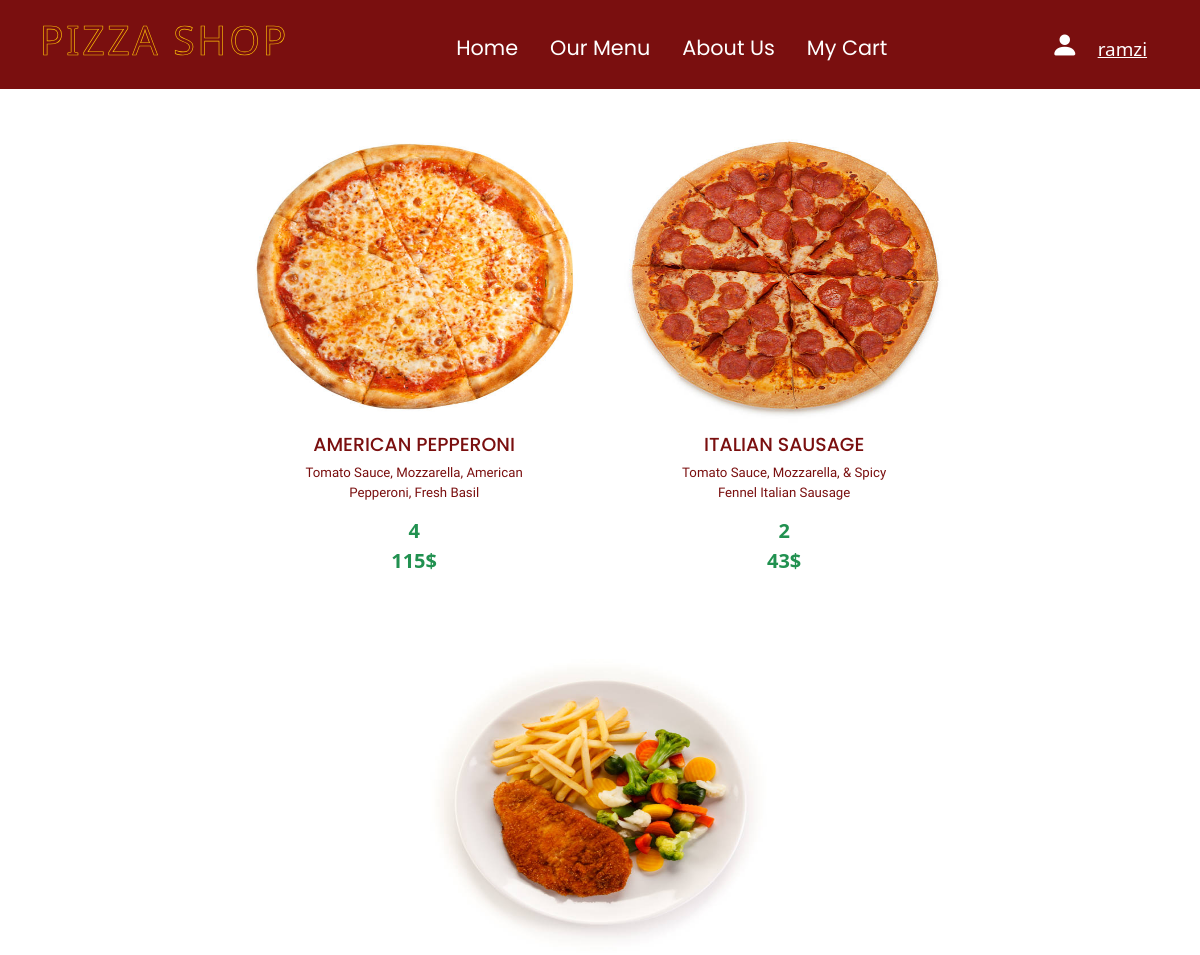
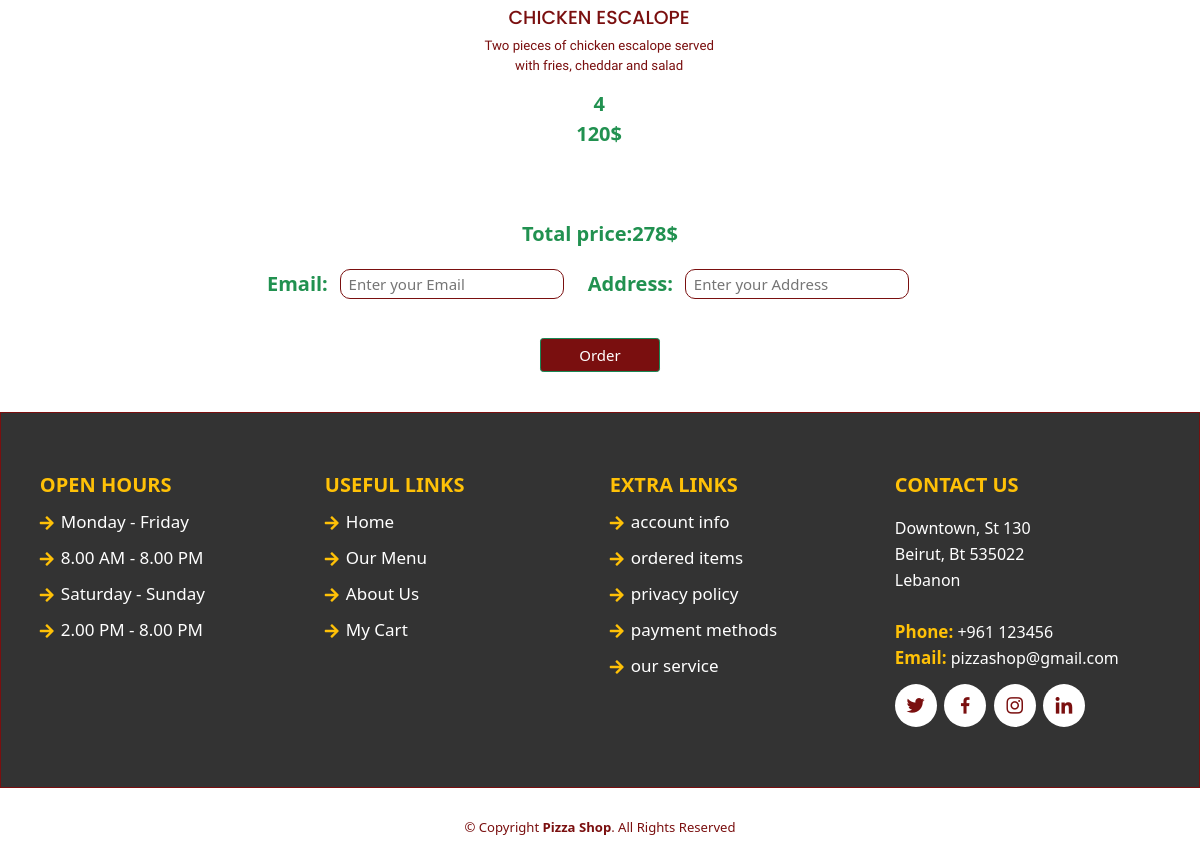
The page /ordered.php (signed in) on the database its author committed (2 pictures, top to bottom).
### tables this page shows
CREATE TABLE `ordered` (
  `price` double NOT NULL,
  `quantity` int(11) NOT NULL DEFAULT 1,
  `Description` text NOT NULL,
  `total` double NOT NULL,
  `image` text NOT NULL,
  `id` int(11) NOT NULL,
  `user` varchar(200) NOT NULL,
  `Name` varchar(200) NOT NULL
);

### ordered.php (the view, shortened to what this page needs)
<?php
$get="";
if(isset($_SESSION["username"] )){
    $get=$_SESSION["username"];
}
else {
    $get="";
}
if(isset($_SESSION["username"] )){
$conn= new mysqli("localhost", "root", "");
        $query= "SELECT * FROM ordered WHERE `user` LIKE '$_SESSION[username]'";
        $totalquery="SELECT SUM(total) as sum FROM ordered WHERE `user` LIKE  '$_SESSION[username]'";
        $results= mysqli_query($conn, $query);
        $result=mysqli_query($conn, $totalquery);
        $row=mysqli_fetch_assoc($result);
  }
?>
<!DOCTYPE html>
<html lang="en" dir="ltr">
<head>
    <link href="https://cdn.jsdelivr.net/npm/bootstrap@5.1.3/dist/css/bootstrap.min.css" rel="stylesheet">
    <link rel="stylesheet" href="https://cdn.jsdelivr.net/npm/bootstrap-icons@1.8.1/font/bootstrap-icons.css">
    <link rel="stylesheet" href="https://cdnjs.cloudflare.com/ajax/libs/font-awesome/5.15.4/css/all.min.css">
    <link rel="stylesheet" href="https://cdn.jsdelivr.net/npm/boxicons@latest/css/boxicons.min.css">
    <link href="css/main.css" rel="stylesheet">
    <link href="css/ordered.css" rel="stylesheet">
</head>
<nav class="navbar-expand-lg navbar navbar-dark " style="background-color: rgb(122, 15, 15); ">
<div class="container-xl">
    <a class="navbar-brand nav-item" href="#">
        <p id="STORE_LOGO">PIZZA SHOP</p>
    </a>
    <div class="collapse navbar-collapse" id="navbarCollapse">
    <div class="navbar-nav mx-lg-auto">
        <a class="nav-item nav-link " href="index.php"><p class="nav_p">Home</p></a>
        <a class="nav-item nav-link " href="menu.php"><p class="nav_p">Our Menu</p></a>
        <a class="nav-item nav-link " href="about.php"><p class="nav_p">About Us</p></a>
        <a class="nav-item nav-link " href="ordered.php"><p class="nav_p">My Cart</p></a>
    </div>
    <div class="d-flex align-items-lg-center mt-3 mt-lg-0">
    <a href="signin.php" target="_blank" class="nav-item nav-link " title="Sign In" id="login-btn"><i class="bi bi-person-fill ic"></i><spam class="username"><?php echo $get;?></spam></a>
    </div>
    </div>
</div>
</nav>
<body>
<section>
  <div id="pizzas">
  <main class="ccontainer" id="container">
      <div class="gallery-wrapper">
        <ul class="gallery">
          <?php
          if(isset($_SESSION['username'])){
           while($rows=mysqli_fetch_assoc($results)){
                    ?>
            <li class="gallery-item">
                <img src=<?php echo $rows['image'];?> class="gallery-img">
                <div class="gallery-im-caption">
                    <h4 class="title"><?php echo $rows['Name'];?></h4>
                    <p class="txt"><?php echo $rows['Description'];?></p>
                    <span class="quantity"><?php echo $rows['quantity'];?></span><br/>
                    <span class="price"> <?php echo $rows['total'];?>$</span>
                </div>
            </li>
          <?php }}?>
            </ul>
      </div>
  </main>
  </div>
</section>
<div class="total">Total price:<?php  if(isset($_SESSION['username'])){echo $row['sum'];}?>$</div><br/>
<div class="info">
  <label id="email">Email:</label>
<input class="input" type="email" name="email" value="" placeholder="  Enter your Email">
<label id="email">Address:</label>
<input class="input" type="text" name="address" value="" placeholder="  Enter your Address">
</div><br/> <br/>
<div class="final">
<button type="button" name="button" class="btn btn-success order">Order</button>
</div><br/> <br/>
  <footer id="footer">
      <div class="footer-top">
          <div class="container">
              <div class="row">
                  <div class="col-lg-3 col-md-6 footer-links ">
                  <h4>Open Hours</h4>
                  <ul>
                      <li><i class="fas fa-arrow-right"></i> <a href="#">Monday - Friday</a></li>
                      <li><i class="fas fa-arrow-right"></i> <a href="#">8.00 AM - 8.00 PM</a></li>
                      <li><i class="fas fa-arrow-right"></i> <a href="#">Saturday - Sunday</a></li>
                      <li><i class="fas fa-arrow-right"></i> <a href="#">2.00 PM - 8.00 PM</a></li>
                  </ul>
                  </div>
                  <div class="col-lg-3 col-md-6 footer-links ">
                      <h4>Useful Links</h4>
                      <ul>
                          <li><i class="fas fa-arrow-right"></i> <a href="index.php">Home</a></li>
                          <li><i class="fas fa-arrow-right"></i> <a href="menu.php">Our Menu</a></li>
                          <li><i class="fas fa-arrow-right"></i> <a href="about.php">About Us</a></li>
                          <li><i class="fas fa-arrow-right"></i> <a href="ordered.php">My Cart</a></li>
                      </ul>
                  </div>
                  <div class="col-lg-3 col-md-6 footer-links ">
                      <h4>Extra Links</h4>
                      <ul>
                          <li><i class="fas fa-arrow-right"></i> <a href="#">account info</a></li>
                          <li><i class="fas fa-arrow-right"></i> <a href="#">ordered items</a></li>
                          <li><i class="fas fa-arrow-right"></i> <a href="#">privacy policy</a></li>
                          <li><i class="fas fa-arrow-right"></i> <a href="#">payment methods</a></li>
                          <li><i class="fas fa-arrow-right"></i> <a href="#">our service</a></li>
                      </ul>
                  </div>
                  <div class="col-lg-3 col-md-6 footer-contact">
                      <h4>Contact Us</h4>
                      <p>Downtown, St 130 <br> Beirut, Bt 535022<br> Lebanon <br><br> <span>Phone:</span> +961 123456<br> <span>Email:</span> pizzashop@gmail.com<br> </p>
                      <div class="social-links mt-3"> <a href="#" class="twitter"><i class="bx bxl-twitter"></i></a> <a href="#" class="facebook"><i class="bx bxl-facebook"></i></a> <a href="#" class="instagram"><i class="bx bxl-instagram"></i></a> <a href="#" class="linkedin"><i class="bx bxl-linkedin"></i></a> </div>
                  </div>
              </div>
          </div>
      </div>
      <div class="container">
          <div class="copyright"> © Copyright <strong><span>Pizza Shop</span></strong>. All Rights Reserved </div>
      </div>
  </footer>
  </body>
</html>

### css/main.css (style rules this page uses)
.username { color: white; margin-left: 0.5cm; font-size: 0.5cm; text-decoration: underline; }
* { margin: 0; padding: 0; box-sizing: border-box; outline: none; border: none; text-decoration: none; transition: all .2s linear; }
html { font-size: 82%; overflow-x: hidden; scroll-padding-top: 7rem; scroll-behavior: smooth; }
section { margin-bottom: 2rem; padding:2rem 9%; }
.nav_p { font-family: 'Poppins', sans-serif; font-stretch: expanded; font-size: 0.55cm; margin-left: 0.5cm; margin-top: 0.5cm; color: white; }
.ic { color: white; font-size: 28px; margin-left: 0.4cm; }
#STORE_LOGO { font-size: 3rem; text-transform: uppercase; color: transparent; -webkit-text-stroke: .05rem #ffc107; letter-spacing: .2rem; text-align: center; margin-bottom: 0.2cm; }
#footer { padding: 0 0 30px 0; }
#footer .footer-top { background: #333; border: 1px solid rgb(122, 15, 15); padding: 60px 0 30px 0; color: white; }
#footer .footer-top .social-links a { font-size: 22px; display: inline-block; background: white; color: rgb(122, 15, 15); line-height: 1; padding: 10px; margin-right: 4px; border-radius: 50%; text-align: center; transition: 0.2s; }
#footer .footer-top h4 { font-size: 20px; font-weight: bold; color: #ffc107; text-transform: uppercase; position: relative; padding-bottom: 12px }
#footer .footer-top .footer-links { margin-bottom: 30px; }
#footer .footer-top .footer-links ul { list-style: none; padding: 0; margin: 0 }
#footer .footer-top .footer-links ul i { padding-right: 2px; color: #ffc107; font-size: 16px; line-height: 1 }
#footer .footer-top .footer-links ul li { padding: 10px 0; display: flex; align-items: center; }
#footer .footer-top .footer-links ul li:first-child { padding-top: 0 }
#footer .footer-top .footer-links ul a { color: #fff; transition: 0.15s; display: inline-block; line-height: 1; text-decoration: none; font-size: 17px; margin-left: 5px; margin-top: -4px; }
#footer .footer-top .footer-contact { margin-bottom: 30px; }
#footer .footer-top .footer-contact p { line-height: 26px; font-size: 16px; color: #fff; }
#footer .footer-top .footer-contact span { color: #ffc107; font-size: 17px; font-weight: bold; }
#footer .copyright { text-align: center; padding-top: 30px; color: rgb(122, 15, 15); }

### css/ordered.css (style rules this page uses)
.ccontainer { width: 100%; height: auto; }
.gallery-wrapper { width: 100%; max-width: 340px; margin: 0 auto; height: auto; }
.gallery { margin: 0; padding: 0; list-style: none; width: 100%; height: auto; display: flex; flex-direction: column; }
.gallery-item:not(:last-of-type) { margin-bottom: 50px; }
.title { font-size:0.5cm; text-transform: uppercase; color: rgb(122, 15, 15); font-family: 'Poppins', sans-serif; }
span.quantity { color: #219150; font-size: 20px; font-weight: bold; }
span.price { color: #219150; font-size: 20px; font-weight: bold; }
.txt { font-size:0.35cm; font-family: "Trirong", serif; }
.gallery-img { width: 350px; height: 300px; border: 1px solid white; }
.gallery-im-caption { position: relative; margin: 0; padding: 8px; width: 250px; height: auto; margin-left: 1.3cm; color: rgb(122, 15, 15); text-align: center; }
@media screen and (min-width: 769px) { .gallery-wrapper { max-width: 1240px; } }
@media screen and (min-width: 769px) { .gallery { flex-direction: row; flex-wrap: wrap; justify-content: center; } }
@media screen and (min-width: 769px) { .gallery-item { padding: 10px; } }
@media screen and (min-width: 769px) { .gallery-img { min-width: 350px; max-width: 350px; } }
.total { color: #219150; font-size: 20px; font-weight: bold; display: flex; justify-content: center; }
.info { color: #219150; font-size: 15px; font-weight: bold; display: flex; justify-content: center; }
#email { margin-right: 1%; font-size: 20px; }
.final { color: #219150; font-weight: bold; display: flex; justify-content: center; }
.order { font-size: 15px; width: 10%; background-color: rgb(122, 15, 15); }
.input { border-radius: 10px; border: 1px solid lightgrey; margin-right: 2%; border-color: rgb(122, 15, 15); }

### rows shown on the page
ordered: image (picture), Name "AMERICAN PEPPERONI", Description "Tomato Sauce, Mozzarella, American Pepperoni, Fresh Basil", quantity "4", total "115"
ordered: image (picture), Name "ITALIAN SAUSAGE", Description "Tomato Sauce, Mozzarella, & Spicy Fennel Italian Sausage", quantity "2", total "43"
ordered: image (picture), Name "CHICKEN ESCALOPE", Description "Two pieces of chicken escalope served with fries, cheddar and salad", quantity "4", total "120"

### other values the page prints
$get "ramzi"
$row['sum'] "278"
